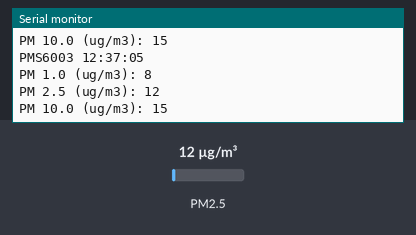
The sketch below on a simulated Arduino Mega 2560, built with avr-gcc and run on an emulated ATmega2560. Parts: the last lines printed to the serial monitor. The test bench sets the inputs (shaded band); at power-on: PM2.5 12 µg/m³.

Above: at 5.8 s.
5.9 s: PM2.5 set to 6 µg/m³
At 9.9 s:
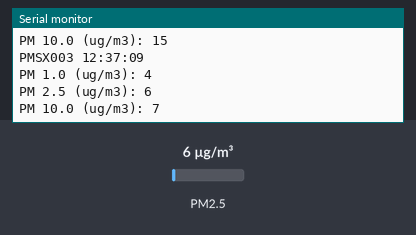
11.1 s: PM2.5 set to 75 µg/m³
At 13.5 s:
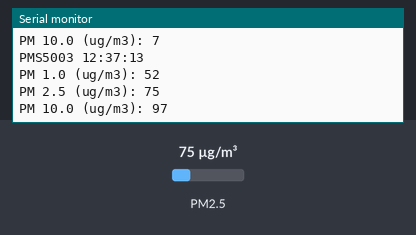
Timing chart, 0 to 15.0 s (numbered marks = the images above; inputs shaded):
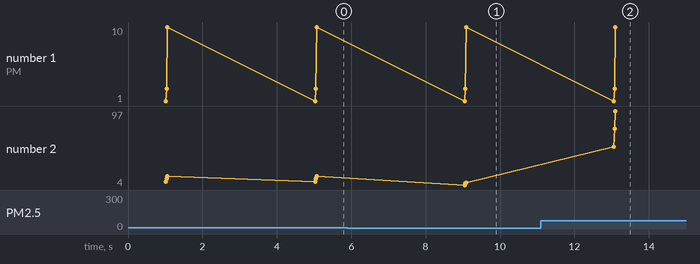

The sketch:

Plantower.ino
```cpp
//Taken from here: https://github.com/fu-hsi/PMS

#include <PMS.h>
#include <TimeLib.h>

PMS pms5(Serial1);
PMS pms6(Serial2);
PMS pmsX(Serial3);
PMS::DATA data5;
PMS::DATA data6;
PMS::DATA dataX;

void setup()
{
  Serial.begin(9600);
  Serial1.begin(9600);
  Serial2.begin(9600);
  Serial3.begin(9600);
  setTime(12,37,0,4,7,2018);
}

void loop()
{
  if (pms5.read(data5))
  {
    Serial.print("PMS5003"); Serial.print(" "); Serial.print(hour()); printDigits(minute()); printDigits(second()); Serial.print("\n");
    Serial.print("PM 1.0 (ug/m3): ");
    Serial.println(data5.PM_AE_UG_1_0);

    Serial.print("PM 2.5 (ug/m3): ");
    Serial.println(data5.PM_AE_UG_2_5);

    Serial.print("PM 10.0 (ug/m3): ");
    Serial.println(data5.PM_AE_UG_10_0);

    Serial.println();
    delay(4000);
  }
  if (pms6.read(data6))
  {
    Serial.print("PMS6003"); Serial.print(" "); Serial.print(hour()); printDigits(minute()); printDigits(second()); Serial.print("\n");
    Serial.print("PM 1.0 (ug/m3): ");
    Serial.println(data6.PM_AE_UG_1_0);

    Serial.print("PM 2.5 (ug/m3): ");
    Serial.println(data6.PM_AE_UG_2_5);

    Serial.print("PM 10.0 (ug/m3): ");
    Serial.println(data6.PM_AE_UG_10_0);

    Serial.println();
    delay(4000);
  }
  if (pmsX.read(dataX))
  {
    Serial.print("PMSX003");Serial.print(" "); Serial.print(hour()); printDigits(minute()); printDigits(second()); Serial.print("\n");
    Serial.print("PM 1.0 (ug/m3): ");
    Serial.println(dataX.PM_AE_UG_1_0);

    Serial.print("PM 2.5 (ug/m3): ");
    Serial.println(dataX.PM_AE_UG_2_5);

    Serial.print("PM 10.0 (ug/m3): ");
    Serial.println(dataX.PM_AE_UG_10_0);

    Serial.println();
    delay(4000);
  }
}

void printDigits(int digits) {
 // utility function for digital clock display: prints preceding colon and leading 0
 Serial.print(":");
 if (digits < 10)
 Serial.print('0');
 Serial.print(digits);
}
```

Measured:
- after the input at 5.9 s, the serial monitor: prints a new line after 3.1 s (image 1)
- after the input at 11.1 s, the serial monitor: prints a new line after 2.0 s (image 2)
- plotted number 2: 15 → 7 after the input at 5.9 s, 7 → 97 after the input at 11.1 s
